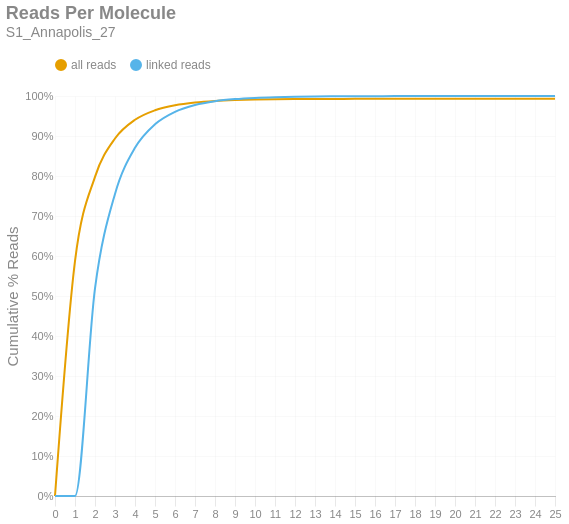

Source (notebook cell):
### Markdown cell above
### Reads per Molecule
This chart shows the cumulative distribution of the number of reads per linked molecule. That is, how many alignments are associated with a unique molecule. This excludes the number of reads associated with invalid or absent linked-read barcodes. The `linked` histogram is the percentages recalculated when disregarding singletons.

### Code cell
if SKIPLR:
    print_html(f"Skipped")
else:
    counts = np.bincount(valids['reads'].cast(pl.Int64).to_numpy())
    weighted = counts * np.arange(len(counts))
    all_perc = weighted / n_reads
    linked_perc = weighted / n_linked_reads
    linked_perc[1] = 0
    binned_df = pl.DataFrame({
        'readsper': list(range(len(counts))),
        'all reads (cumsum)': np.cumsum(all_perc).tolist(),
        'linked reads (cumsum)': np.cumsum(linked_perc).tolist(),
    })

    with SafeRender(binned_df):
        (
            density_plot(binned_df, 'Reads Per Molecule', samplename, 'readspmol')
            .encode(
                x=alt.X('readsper:O', title=None).axis(labelAngle=0).scale(padding=0),
                y=alt.Y('value:Q', title='Cumulative % Reads').axis(format='%').stack(False),
                color=alt.Color("key:N").scale(domain=["all reads", "linked reads"]),
                tooltip=[
                    alt.Tooltip("key:N", title="Data Type"),
                    alt.Tooltip("readsper:O", title="Reads Per Molecule"),
                    alt.Tooltip("value:Q", format=".2%", title="% Reads (Cum.)")
                ]            
            )
        ).display()

### Figure 1 — Vega-Lite specification as saved in the notebook (floating-point values rounded to 4 significant figures)
{"width": "container", "height": 400, "config": {"title": {"anchor": "start", "dy": -15, "fontSize": 18, "color": "#888888", "subtitleColor": "#888888", "subtitleFontSize": 14}, "arc": {"fill": "#0072B2"}, "axis": {"domainColor": "#888888", "domainWidth": 0.5, "gridWidth": 0.2, "grid": false, "titleFontWeight": 400, "titleFontSize": 15, "labelFontSize": 11, "labelColor": "#888888", "tickColor": "#888888", "tickWidth": 0.2, "titleColor": "#888888"}, "axisBand": {"grid": false}, "axisX": {"grid": true, "tickSize": 10, "domainCap": "round"}, "axisY": {"domain": false, "grid": true, "tickSize": 0, "domainCap": "round"}, "background": "transparent", "header": {"labelFontSize": 15, "labelColor": "#888888", "titleFontSize": 15, "titleFontWeight": 600, "titleColor": "#888888"}, "legend": {"labelFont": "sans-serif", "labelFontSize": 12, "labelColor": "#888888", "symbolSize": 100, "symbolType": "circle", "titleFontSize": 12, "titlePadding": 10, "titleColor": "#888888", "title": null, "orient": "top"}, "range": {"category": ["#E69F00", "#56B4E9", "#009E73", "#F0E442", "#0072B2", "#D55E00", "#CC79A7", "#000000"], "diverging": ["#cfe8f3", "#a2d4ec", "#73bfe2", "#46abdb", "#1696d2", "#12719e"]}, "area": {"fill": "#0072B2", "fillOpacity": 0.7, "line": true, "strokeOpacity": 0.7}, "line": {"color": "#0072B2", "stroke": "#0072B2", "strokeWidth": 2}, "trail": {"color": "#0072B2", "stroke": "#0072B2", "strokeWidth": 0, "size": 1}, "point": {"filled": true, "fillOpacity": 1.0, "size": 95}, "text": {"color": "#888888", "fontSize": 11, "align": "right", "fontWeight": 400, "size": 11}, "bar": {"fill": "#0072B2", "stroke": null}, "view": {"stroke": null, "continuousWidth": 660, "continuousHeight": 400}}, "data": {"name": "data-fec9cc8803493ce0a02f69bca2c5819c"}, "mark": {"type": "line", "interpolate": "monotone", "point": {"opacity": 0, "size": 275}}, "encoding": {"color": {"field": "key", "scale": {"domain": ["all reads", "linked reads"]}, "type": "nominal"}, "tooltip": [{"field": "key", "title": "Data Type", "type": "nominal"}, {"field": "readsper", "title": "Reads Per Molecule", "type": "ordinal"}, {"field": "value", "format": ".2%", "title": "% Reads (Cum.)", "type": "quantitative"}], "x": {"axis": {"labelAngle": 0}, "field": "readsper", "scale": {"padding": 0}, "title": null, "type": "ordinal"}, "y": {"axis": {"format": "%"}, "field": "value", "stack": false, "title": "Cumulative % Reads", "type": "quantitative"}}, "params": [{"name": "param_c36ac31b6afebe62", "select": {"type": "point", "fields": ["key"]}, "bind": "legend"}], "title": {"text": "Reads Per Molecule", "subtitle": "S1_Annapolis_27"}, "transform": [{"fold": ["all reads (cumsum)", "linked reads (cumsum)"]}, {"calculate": "replace(datum.key, ' (cumsum)', '')", "as": "key"}, {"filter": {"param": "param_c36ac31b6afebe62"}}], "usermeta": {"embedOptions": {"downloadFileName": "S1_Annapolis_27.readspmol"}}, "$schema": "https://vega.github.io/schema/vega-lite/v6.1.0.json", "datasets": {"data-fec9cc8803493ce0a02f69bca2c5819c": [{"readsper": 0, "all reads (cumsum)": 0.0, "linked reads (cumsum)": 0.0}, {"readsper": 1, "all reads (cumsum)": 0.5872, "linked reads (cumsum)": 0.0}, {"readsper": 2, "all reads (cumsum)": 0.7979, "linked reads (cumsum)": 0.5191}, {"readsper": 3, "all reads (cumsum)": 0.8937, "linked reads (cumsum)": 0.7552}, {"readsper": 4, "all reads (cumsum)": 0.9405, "linked reads (cumsum)": 0.8704}, {"readsper": 5, "all reads (cumsum)": 0.9644, "linked reads (cumsum)": 0.9293}, {"readsper": 6, "all reads (cumsum)": 0.977, "linked reads (cumsum)": 0.9604}, {"readsper": 7, "all reads (cumsum)": 0.9839, "linked reads (cumsum)": 0.9775}, {"readsper": 8, "all reads (cumsum)": 0.9878, "linked reads (cumsum)": 0.9869}, {"readsper": 9, "all reads (cumsum)": 0.9899, "linked reads (cumsum)": 0.9923}, {"readsper": 10, "all reads (cumsum)": 0.9911, "linked reads (cumsum)": 0.9953}, {"readsper": 11, "all reads (cumsum)": 0.9919, "linked reads (cumsum)": 0.9971}, {"readsper": 12, "all reads (cumsum)": 0.9923, "linked reads (cumsum)": 0.9981}, {"readsper": 13, "all reads (cumsum)": 0.9926, "linked reads (cumsum)": 0.9988}, {"readsper": 14, "all reads (cumsum)": 0.9927, "linked reads (cumsum)": 0.9992}, {"readsper": 15, "all reads (cumsum)": 0.9929, "linked reads (cumsum)": 0.9995}, {"readsper": 16, "all reads (cumsum)": 0.9929, "linked reads (cumsum)": 0.9996}, {"readsper": 17, "all reads (cumsum)": 0.993, "linked reads (cumsum)": 0.9997}, {"readsper": 18, "all reads (cumsum)": 0.993, "linked reads (cumsum)": 0.9998}, {"readsper": 19, "all reads (cumsum)": 0.993, "linked reads (cumsum)": 0.9999}, {"readsper": 20, "all reads (cumsum)": 0.993, "linked reads (cumsum)": 0.9999}, {"readsper": 21, "all reads (cumsum)": 0.993, "linked reads (cumsum)": 0.9999}, {"readsper": 22, "all reads (cumsum)": 0.993, "linked reads (cumsum)": 0.9999}, {"readsper": 23, "all reads (cumsum)": 0.9931, "linked reads (cumsum)": 1.0}, {"readsper": 24, "all reads (cumsum)": 0.9931, "linked reads (cumsum)": 1.0}, {"readsper": 25, "all reads (cumsum)": 0.9931, "linked reads (cumsum)": 1.0}]}}
